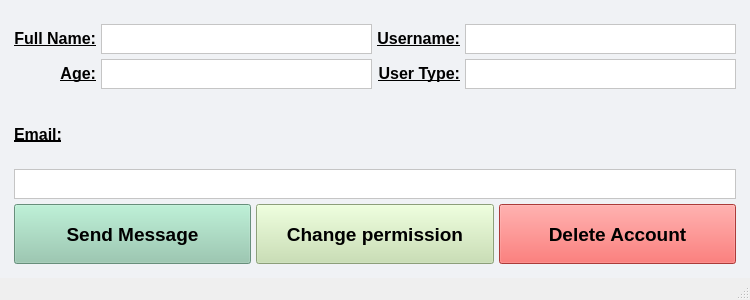
<?xml version="1.0" encoding="UTF-8"?>
<ui version="4.0">
 <class>MainWindow</class>
 <widget class="QMainWindow" name="MainWindow">
  <property name="geometry">
   <rect>
    <x>0</x>
    <y>0</y>
    <width>750</width>
    <height>300</height>
   </rect>
  </property>
  <property name="minimumSize">
   <size>
    <width>750</width>
    <height>300</height>
   </size>
  </property>
  <property name="maximumSize">
   <size>
    <width>750</width>
    <height>300</height>
   </size>
  </property>
  <property name="windowTitle">
   <string>MainWindow</string>
  </property>
  <widget class="QWidget" name="centralwidget">
   <property name="styleSheet">
    <string notr="true">background-color:#F0F2F5;</string>
   </property>
   <layout class="QVBoxLayout" name="verticalLayout_2">
    <item>
     <layout class="QVBoxLayout" name="verticalLayout">
      <property name="spacing">
       <number>5</number>
      </property>
      <property name="leftMargin">
       <number>5</number>
      </property>
      <property name="topMargin">
       <number>5</number>
      </property>
      <property name="rightMargin">
       <number>5</number>
      </property>
      <property name="bottomMargin">
       <number>5</number>
      </property>
      <item>
       <layout class="QGridLayout" name="gridLayout">
        <property name="topMargin">
         <number>10</number>
        </property>
        <item row="1" column="1">
         <widget class="QTextBrowser" name="age_textBox">
          <property name="maximumSize">
           <size>
            <width>16777215</width>
            <height>30</height>
           </size>
          </property>
          <property name="font">
           <font>
            <pointsize>12</pointsize>
            <weight>50</weight>
            <bold>false</bold>
           </font>
          </property>
          <property name="styleSheet">
           <string notr="true">background-color:white;</string>
          </property>
         </widget>
        </item>
        <item row="0" column="1">
         <widget class="QTextBrowser" name="fullname_textBox">
          <property name="maximumSize">
           <size>
            <width>16777215</width>
            <height>30</height>
           </size>
          </property>
          <property name="font">
           <font>
            <pointsize>12</pointsize>
           </font>
          </property>
          <property name="styleSheet">
           <string notr="true">background-color:white;</string>
          </property>
          <property name="readOnly">
           <bool>true</bool>
          </property>
         </widget>
        </item>
        <item row="0" column="0">
         <widget class="QLabel" name="label_3">
          <property name="font">
           <font>
            <pointsize>12</pointsize>
            <weight>75</weight>
            <bold>true</bold>
            <underline>true</underline>
           </font>
          </property>
          <property name="text">
           <string>&lt;html&gt;&lt;head/&gt;&lt;body&gt;&lt;p align=&quot;right&quot;&gt;Full Name:&lt;/p&gt;&lt;/body&gt;&lt;/html&gt;</string>
          </property>
         </widget>
        </item>
        <item row="1" column="3">
         <widget class="QTextBrowser" name="usertype_textBox">
          <property name="maximumSize">
           <size>
            <width>16777215</width>
            <height>30</height>
           </size>
          </property>
          <property name="font">
           <font>
            <pointsize>12</pointsize>
            <weight>50</weight>
            <bold>false</bold>
           </font>
          </property>
          <property name="styleSheet">
           <string notr="true">background-color:white;</string>
          </property>
         </widget>
        </item>
        <item row="0" column="2">
         <widget class="QLabel" name="label_2">
          <property name="font">
           <font>
            <pointsize>12</pointsize>
            <weight>75</weight>
            <bold>true</bold>
            <underline>true</underline>
           </font>
          </property>
          <property name="text">
           <string>&lt;html&gt;&lt;head/&gt;&lt;body&gt;&lt;p align=&quot;right&quot;&gt;Username:&lt;/p&gt;&lt;/body&gt;&lt;/html&gt;</string>
          </property>
         </widget>
        </item>
        <item row="1" column="2">
         <widget class="QLabel" name="label_5">
          <property name="font">
           <font>
            <pointsize>12</pointsize>
            <weight>75</weight>
            <bold>true</bold>
            <underline>true</underline>
           </font>
          </property>
          <property name="text">
           <string>&lt;html&gt;&lt;head/&gt;&lt;body&gt;&lt;p align=&quot;right&quot;&gt;User Type:&lt;/p&gt;&lt;/body&gt;&lt;/html&gt;</string>
          </property>
         </widget>
        </item>
        <item row="0" column="3">
         <widget class="QTextBrowser" name="username_textBox">
          <property name="maximumSize">
           <size>
            <width>16777215</width>
            <height>30</height>
           </size>
          </property>
          <property name="font">
           <font>
            <pointsize>12</pointsize>
            <weight>50</weight>
            <bold>false</bold>
           </font>
          </property>
          <property name="styleSheet">
           <string notr="true">background-color:white;</string>
          </property>
          <property name="html">
           <string>&lt;!DOCTYPE HTML PUBLIC &quot;-//W3C//DTD HTML 4.0//EN&quot; &quot;http://www.w3.org/TR/REC-html40/strict.dtd&quot;&gt;
&lt;html&gt;&lt;head&gt;&lt;meta name=&quot;qrichtext&quot; content=&quot;1&quot; /&gt;&lt;style type=&quot;text/css&quot;&gt;
p, li { white-space: pre-wrap; }
&lt;/style&gt;&lt;/head&gt;&lt;body style=&quot; font-family:'MS Shell Dlg 2'; font-size:12pt; font-weight:400; font-style:normal;&quot;&gt;
&lt;p style=&quot;-qt-paragraph-type:empty; margin-top:0px; margin-bottom:0px; margin-left:0px; margin-right:0px; -qt-block-indent:0; text-indent:0px; font-size:9pt; font-weight:600;&quot;&gt;&lt;br /&gt;&lt;/p&gt;&lt;/body&gt;&lt;/html&gt;</string>
          </property>
         </widget>
        </item>
        <item row="1" column="0">
         <widget class="QLabel" name="label_4">
          <property name="font">
           <font>
            <pointsize>12</pointsize>
            <weight>75</weight>
            <bold>true</bold>
            <underline>true</underline>
           </font>
          </property>
          <property name="text">
           <string>&lt;html&gt;&lt;head/&gt;&lt;body&gt;&lt;p align=&quot;right&quot;&gt;Age:&lt;/p&gt;&lt;/body&gt;&lt;/html&gt;</string>
          </property>
         </widget>
        </item>
       </layout>
      </item>
      <item>
       <layout class="QVBoxLayout" name="verticalLayout_3">
        <property name="topMargin">
         <number>10</number>
        </property>
        <item>
         <widget class="QLabel" name="label">
          <property name="font">
           <font>
            <pointsize>12</pointsize>
            <weight>75</weight>
            <bold>true</bold>
            <underline>true</underline>
           </font>
          </property>
          <property name="text">
           <string>Email:</string>
          </property>
         </widget>
        </item>
        <item>
         <widget class="QTextBrowser" name="email_textBox">
          <property name="maximumSize">
           <size>
            <width>16777215</width>
            <height>30</height>
           </size>
          </property>
          <property name="font">
           <font>
            <pointsize>12</pointsize>
           </font>
          </property>
          <property name="styleSheet">
           <string notr="true">background-color:white;</string>
          </property>
         </widget>
        </item>
        <item>
         <layout class="QHBoxLayout" name="horizontalLayout_2">
          <item>
           <widget class="QPushButton" name="send_message_button">
            <property name="minimumSize">
             <size>
              <width>0</width>
              <height>60</height>
             </size>
            </property>
            <property name="maximumSize">
             <size>
              <width>16777215</width>
              <height>60</height>
             </size>
            </property>
            <property name="font">
             <font>
              <pointsize>14</pointsize>
              <weight>75</weight>
              <bold>true</bold>
             </font>
            </property>
            <property name="cursor">
             <cursorShape>PointingHandCursor</cursorShape>
            </property>
            <property name="styleSheet">
             <string notr="true">background-color:#90C8AC;
</string>
            </property>
            <property name="text">
             <string>Send Message</string>
            </property>
           </widget>
          </item>
          <item>
           <widget class="QPushButton" name="permission_button">
            <property name="minimumSize">
             <size>
              <width>0</width>
              <height>60</height>
             </size>
            </property>
            <property name="maximumSize">
             <size>
              <width>16777215</width>
              <height>60</height>
             </size>
            </property>
            <property name="font">
             <font>
              <pointsize>14</pointsize>
              <weight>75</weight>
              <bold>true</bold>
             </font>
            </property>
            <property name="cursor">
             <cursorShape>PointingHandCursor</cursorShape>
            </property>
            <property name="styleSheet">
             <string notr="true">background-color:#C4DFAA;
</string>
            </property>
            <property name="text">
             <string>Change permission</string>
            </property>
           </widget>
          </item>
          <item>
           <widget class="QPushButton" name="delete_account_button">
            <property name="minimumSize">
             <size>
              <width>0</width>
              <height>60</height>
             </size>
            </property>
            <property name="maximumSize">
             <size>
              <width>16777215</width>
              <height>60</height>
             </size>
            </property>
            <property name="font">
             <font>
              <pointsize>14</pointsize>
              <weight>75</weight>
              <bold>true</bold>
             </font>
            </property>
            <property name="cursor">
             <cursorShape>PointingHandCursor</cursorShape>
            </property>
            <property name="styleSheet">
             <string notr="true">background-color:#EF5350;
</string>
            </property>
            <property name="text">
             <string>Delete Account</string>
            </property>
           </widget>
          </item>
         </layout>
        </item>
       </layout>
      </item>
     </layout>
    </item>
   </layout>
  </widget>
  <widget class="QStatusBar" name="statusbar"/>
 </widget>
 <resources/>
 <connections/>
</ui>
